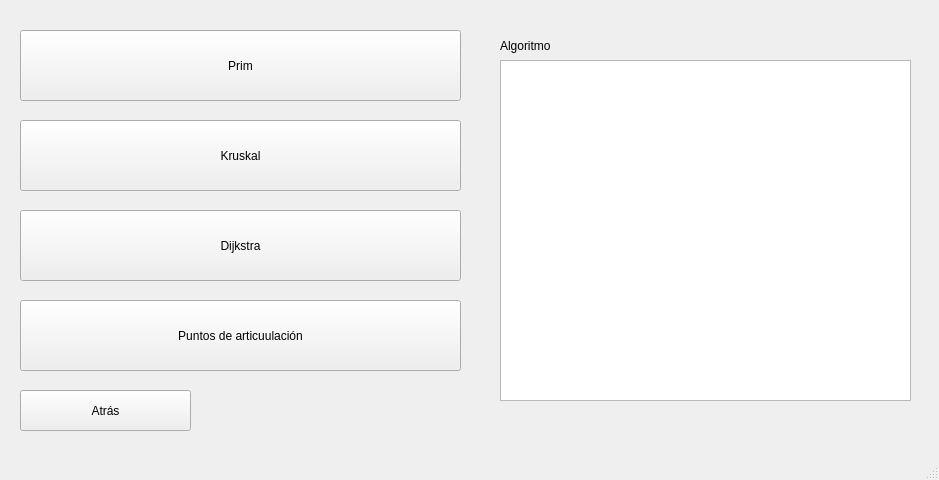
<?xml version="1.0" encoding="UTF-8"?>
<ui version="4.0">
 <class>window_city</class>
 <widget class="QMainWindow" name="window_city">
  <property name="geometry">
   <rect>
    <x>0</x>
    <y>0</y>
    <width>939</width>
    <height>480</height>
   </rect>
  </property>
  <property name="windowTitle">
   <string>MainWindow</string>
  </property>
  <widget class="QWidget" name="centralwidget">
   <widget class="QPushButton" name="insertarPas_2">
    <property name="geometry">
     <rect>
      <x>20</x>
      <y>120</y>
      <width>441</width>
      <height>71</height>
     </rect>
    </property>
    <property name="text">
     <string>Kruskal</string>
    </property>
   </widget>
   <widget class="QPushButton" name="insertarPas_4">
    <property name="geometry">
     <rect>
      <x>20</x>
      <y>300</y>
      <width>441</width>
      <height>71</height>
     </rect>
    </property>
    <property name="text">
     <string>Puntos de articuulación</string>
    </property>
   </widget>
   <widget class="QLabel" name="label">
    <property name="geometry">
     <rect>
      <x>500</x>
      <y>30</y>
      <width>201</width>
      <height>31</height>
     </rect>
    </property>
    <property name="text">
     <string>Algoritmo</string>
    </property>
   </widget>
   <widget class="QPushButton" name="back">
    <property name="geometry">
     <rect>
      <x>20</x>
      <y>390</y>
      <width>171</width>
      <height>41</height>
     </rect>
    </property>
    <property name="text">
     <string>Atrás</string>
    </property>
   </widget>
   <widget class="QPushButton" name="insertarPas_3">
    <property name="geometry">
     <rect>
      <x>20</x>
      <y>210</y>
      <width>441</width>
      <height>71</height>
     </rect>
    </property>
    <property name="text">
     <string>Dijkstra</string>
    </property>
   </widget>
   <widget class="QPushButton" name="insertarPas">
    <property name="geometry">
     <rect>
      <x>20</x>
      <y>30</y>
      <width>441</width>
      <height>71</height>
     </rect>
    </property>
    <property name="text">
     <string>Prim</string>
    </property>
   </widget>
   <widget class="QGraphicsView" name="graphicsView">
    <property name="geometry">
     <rect>
      <x>500</x>
      <y>60</y>
      <width>411</width>
      <height>341</height>
     </rect>
    </property>
   </widget>
  </widget>
  <widget class="QMenuBar" name="menubar">
   <property name="geometry">
    <rect>
     <x>0</x>
     <y>0</y>
     <width>939</width>
     <height>17</height>
    </rect>
   </property>
  </widget>
  <widget class="QStatusBar" name="statusbar"/>
 </widget>
 <resources/>
 <connections/>
</ui>
